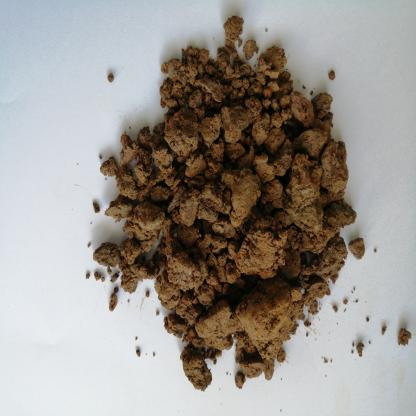
#> input picture jpgData/6/69--10-_jpg.rf.ec2757dd1f19cc88631c9fa616fac2ff.jpg, 416 x 416 px; its folder holds only this picture in this run
$ python waterrgb.py   (older library calls are emulated)
#> lines starting #> are read from the running program, lines starting #| are printed output that depends on the picture; after the words box and inside, x2 and y2 are one past the last pixel; in counts of white or black regions, pixels touching at a corner belong together
import os
import shutil
import cv2
import numpy as np

## apply watershed and convert to hsv
path = "jpgData"
dirs = [os.path.join(path,dir) for dir in os.listdir(path)]
classes = os.listdir(path)
newPath = 'waterrgb'

for c in classes:
    classPath = os.path.join(newPath,c)
    if os.path.exists(classPath): shutil.rmtree(classPath); os.mkdir(classPath)
    else: os.mkdir(classPath)

oldImages = []
for dir in dirs:
    for image in os.listdir(dir):
        oldImages.append(os.path.join(dir,image))
#> pass 2 of the loop `for dir in dirs:`:

for image in oldImages:

    #Image loading
    o_img = cv2.imread(image)[150:278,150:278,:]
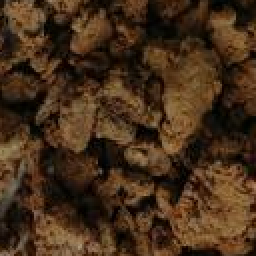
#> o_img: shape (128, 128, 3) (shown 2 times larger); mean B, G, R 26, 46.7, 69.8
    img = o_img.copy()
    rgb_planes = cv2.split(img)
    result_planes,result_norm_planes = [], []
    # create a CLAHE object (Arguments are optional).
    clahe = cv2.createCLAHE()
    for plane in rgb_planes:
        # processed_image = cv2.dilate(plane, (15, 15), 10)
        processed_image = clahe.apply(plane)
        # processed_image= cv2.medianBlur(processed_image,5)
        # norm_processed_image = cv2.normalize(processed_image,None, alpha=0, beta=255, norm_type=cv2.NORM_MINMAX, dtype=cv2.CV_8UC1)
        result_planes.append(processed_image)
#> this loop made 3 passes
#> pass 3, `processed_image = clahe.apply(plane)`:
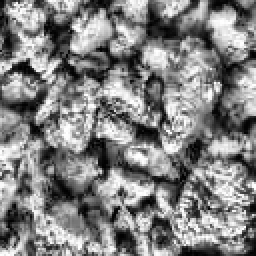
#> processed_image: shape (128, 128) (shown 2 times larger); min 1, max 255, mean 129.3
#> after the loop, result_planes = 3 items
        # result_norm_planes.append(norm_processed_image)

    result = cv2.merge(result_planes)
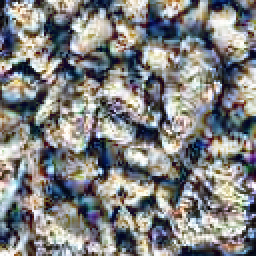
#> result: shape (128, 128, 3) (shown 2 times larger); mean of channels 0, 1, 2 129.2, 129.6, 129.3; drawn as B, G, R
    # result_norm = cv2.merge(result_norm_planes)

    #image grayscale conversion
    gray = cv2.cvtColor(result, cv2.COLOR_BGR2GRAY)
    # gray = hsv[:,:,1]

    #Threshold Processing
    ret, bin_img = cv2.threshold(gray,
                                0, 255,
                                cv2.THRESH_BINARY_INV + cv2.THRESH_OTSU)
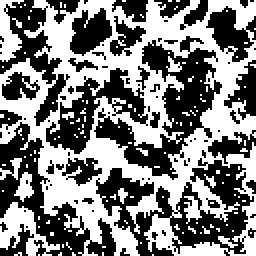
#> bin_img: shape (128, 128) (shown 2 times larger); 49.3% white; 126 white regions (118 under 20 px), largest, box (x1, y1, x2, y2) and area: (0, 0, 128, 128) 7023, (0, 101, 30, 128) 343, (0, 0, 12, 31) 199
#> ret = 128

    # noise removal
    kernel = cv2.getStructuringElement(cv2.MORPH_RECT, (7, 7))
    bin_img = cv2.morphologyEx(bin_img,
                            cv2.MORPH_OPEN,
                            kernel,
                            iterations=2)
#> bin_img: shape (128, 128); every value is 0

    # Create subplots with 1 row and 2 columns
    # fig, axes = plt.subplots(nrows=2, ncols=2, figsize=(8, 8))
    # # sure background area
    sure_bg = cv2.dilate(bin_img, kernel, iterations=10)
    # imshow(sure_bg, axes[0,0])
    # axes[0, 0].set_title('Sure Background')

    # Distance transform
    dist = cv2.distanceTransform(bin_img, cv2.DIST_L2, 5)
#> dist: shape (128, 128) float32; every value is 0
    # imshow(dist, axes[0,1])
    # axes[0, 1].set_title('Distance Transform')

    #foreground area
    ret, sure_fg = cv2.threshold(dist, 0.5 * dist.max(), 255, cv2.THRESH_BINARY)
#> ret = 0
    sure_fg = sure_fg.astype(np.uint8)
    # imshow(sure_fg, axes[1,0])
    # axes[1, 0].set_title('Sure Foreground')

    # unknown area
    unknown = cv2.subtract(sure_bg, sure_fg)
    # imshow(unknown, axes[1,1])
    # axes[1, 1].set_title('Unknown')

    # plt.show()

    # Marker labelling
    # sure foreground
    ret, markers = cv2.connectedComponents(sure_fg)
#> ret = 1

    # Add one to all labels so that background is not 0, but 1
    markers += 1
#> markers: shape (128, 128) int32; every value is 1
    # mark the region of unknown with zero
    markers[unknown == 255] = 0

    # [6 lines of commented-out code are left out]
    markers = cv2.watershed(img, markers)
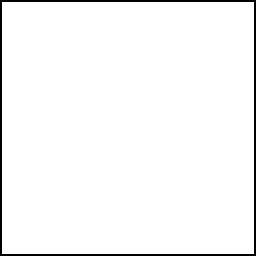
#> markers: shape (128, 128) int32 (shown 2 times larger); values -1 (black) and 1 (white), 96.9% white; black in thin lines or dots

    # [4 lines of commented-out code are left out]


    labels = np.unique(markers)
#> labels = [-1, 1]

    coins = []
    # Iterate through the labels and process each one
    for label in labels[2:]:
        # Create a binary image in which only the area of the label is in the foreground
        target = np.where(markers == label, 255, 0).astype(np.uint8)

        # Perform contour extraction on the created binary image
        _, contours, _ = cv2.findContours(
            target, cv2.RETR_EXTERNAL, cv2.CHAIN_APPROX_SIMPLE
        )

        # Check if there are any contours found
        if contours:
            # Draw the outline for each contour
            for contour in contours:
                img = cv2.drawContours(img, [contour], -1, color=(0, 23, 223), thickness=2)
#> this loop made 0 passes

    # imshow(img)
    final = []
    clahe = cv2.createCLAHE(tileGridSize = (16,16), clipLimit = 3.0)
    for i in cv2.split(o_img):
        processed_image = cv2.dilate(i, (7, 7), 20)
        # processed_image = clahe.apply(processed_image)
        processed_image= cv2.medianBlur(processed_image,7)
        temp = processed_image * (markers > 1)
        final.append(temp)
#> this loop made 3 passes
#> pass 1, `processed_image= cv2.medianBlur(processed_image,7)`:
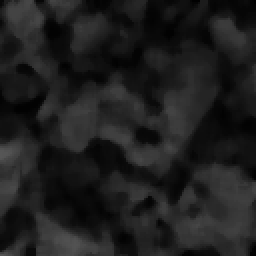
#> processed_image: shape (128, 128) (shown 2 times larger); min 1, max 86, mean 30.5
#> pass 2, `processed_image= cv2.medianBlur(processed_image,7)`:
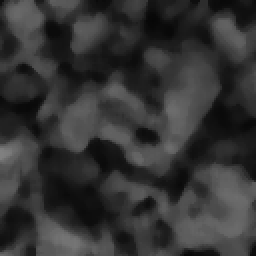
#> processed_image: shape (128, 128) (shown 2 times larger); min 6, max 128, mean 52
#> after the loop, final = 3 items
    final = cv2.merge(final)
#> final: shape (128, 128, 3); every value is 0
    cv2.imwrite(image.replace(path,newPath,1),final)
#> pass 2 of the loop `for image in oldImages:`:
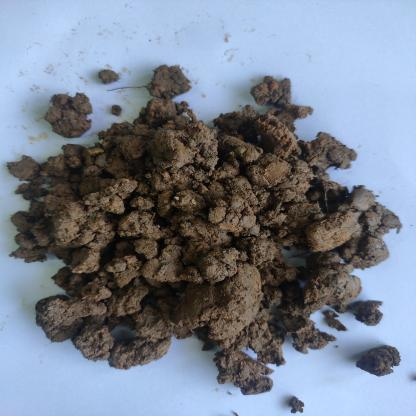
#> input picture jpgData/7/7F--82-_jpg.rf.f812fa57cffb9759128c4180eaa49eb7.jpg, 416 x 416 px
#> the loop `for plane in rgb_planes:` made 3 passes
#> `ret, bin_img = cv2.threshold(gray, 0, 255, cv2.THRESH_BINARY_INV + cv2..`:
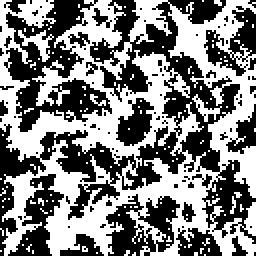
#> bin_img: shape (128, 128) (shown 2 times larger); 50% white; 123 white regions (119 under 20 px), largest, box (x1, y1, x2, y2) and area: (0, 0, 128, 128) 7738, (9, 15, 27, 31) 102, (96, 47, 111, 61) 62, (45, 47, 53, 53) 20
#> `ret, bin_img = cv2.threshold(gray, 0, 255, cv2.THRESH_BINARY_INV + cv2..`: ret = 129
#> `ret, sure_fg = cv2.threshold(dist, 0.5 * dist.max(), 255, cv2.THRESH_B..`: ret = 0
#> `ret, markers = cv2.connectedComponents(sure_fg)`: ret = 1
#> the loop `for i in cv2.split(o_img):` made 3 passes
#> pass 2, `processed_image= cv2.medianBlur(processed_image,7)`:
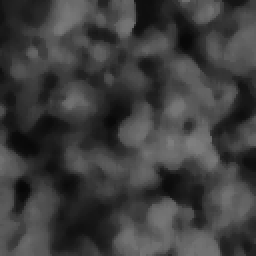
#> processed_image: shape (128, 128) (shown 2 times larger); min 7, max 127, mean 61.8
